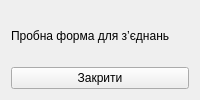
<?xml version="1.0" encoding="UTF-8"?>
<ui version="4.0">
 <class>ScratchForm</class>
 <widget class="QWidget" name="ScratchForm">
  <property name="windowTitle"><string>Чернетка</string></property>
  <layout class="QVBoxLayout" name="verticalLayout">
   <item><widget class="QLabel" name="infoLabel">
    <property name="text"><string>Пробна форма для з’єднань</string></property>
   </widget></item>
   <item><widget class="QPushButton" name="closeButton">
    <property name="text"><string>Закрити</string></property>
   </widget></item>
  </layout>
 </widget>
 <resources/>
 <connections/>
</ui>
